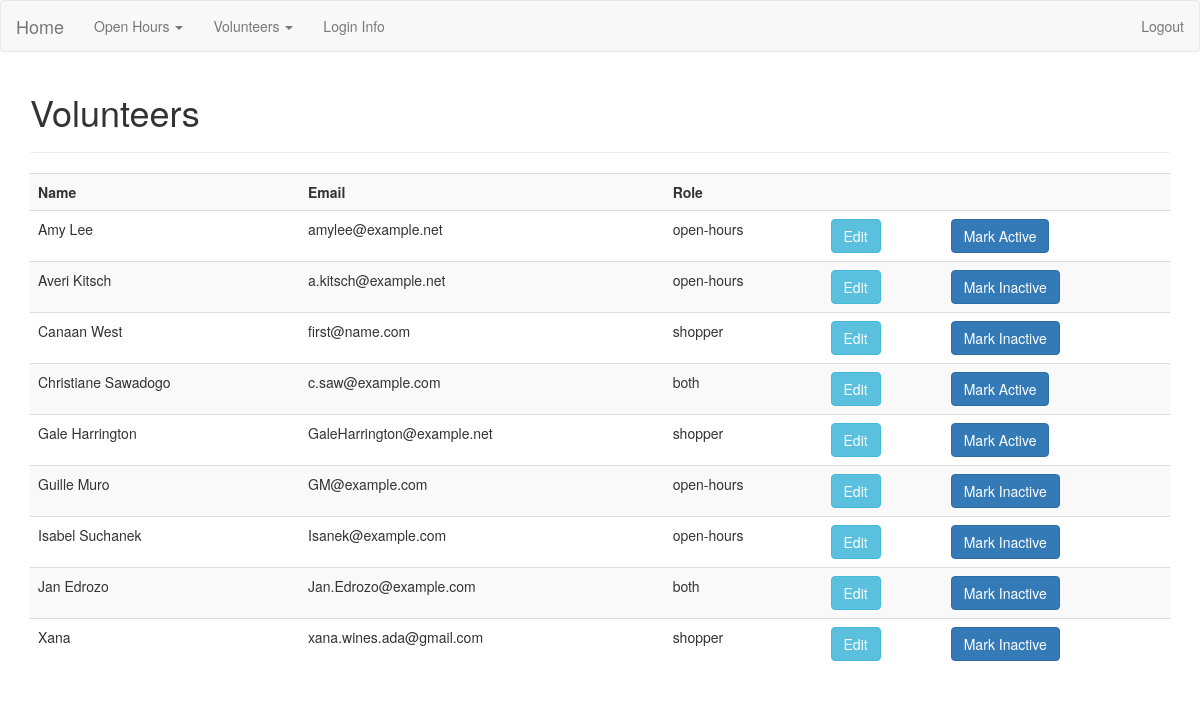
The app's page /volunteers/ (signed in), older data.
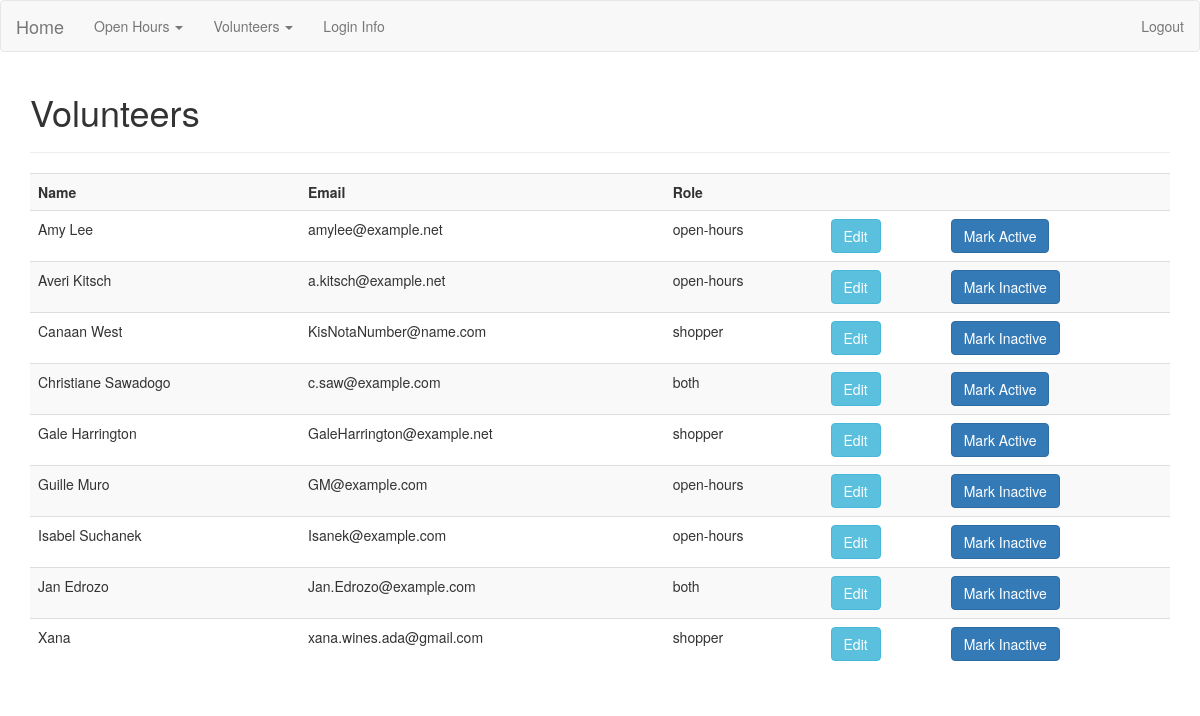
The same page, newer data.
### app/models.py (models this page shows, shortened)
class Volunteer(db.Model):
    id = db.Column(db.Integer(), primary_key=True)
    name = db.Column(db.String(100), unique=True)
    role = db.Column(db.String(50))
    email = db.Column(db.String(255), nullable=False)
    active = db.Column(db.Boolean)
    openhours = db.relationship('Openhour', secondary=openhour_volunteers, backref='ohvolunteers', lazy='subquery')
    openhour_shoppers = db.relationship('Openhour', secondary=openhour_shoppers, backref='ohshoppers', lazy='subquery')
    notes = db.relationship('Note', backref='openhour', lazy=True)

### app/volunteers/views.py (the view)
@volunteers_blueprint.route('/', methods=['GET', 'POST'])
@admin_logged_in
def index():
    if request.method == 'POST':
        volid = request.form['id']
        volunteer = Volunteer.query.get(volid)
        if request.form['submit'] == 'Mark Active':
            volunteer.active = True
            flash('Volunteer %s status changed to Active' % volunteer.name, 'success')
        elif request.form['submit'] == 'Mark Inactive':
            volunteer.active = False
            flash('Status of %s changed to Inactive' % volunteer.name, 'success')
        db.session.commit()
        return redirect(url_for('volunteers.index'))
    elif request.method == 'GET':
        volunteers = Volunteer.query.order_by(Volunteer.name.asc()).all()
        if volunteers:
            return render_template('volunteers.html', volunteers=volunteers)
        else:
            msg = 'No Volunteers Found'
            return render_template('volunteers.html', msg=msg)

### app/login_helpers.py (called while the page is built)
def admin_logged_in(f):
    @wraps(f)
    def wrap(*args, **kwargs):
        if 'user' in session and session['user']=='admin':
            return f(*args, **kwargs)
        else:
            flash('You must have admin privileges to complete this action', 'danger')
            return redirect(url_for('index'))
    return wrap

### app/volunteers/templates/volunteers.html (shortened to what this page needs)
{% extends 'layout.html' %}
{% block body %}
  <h1>Volunteers</h1>
  <hr>
  <table class="table table-striped">
    <tr>
      <th>Name</th>
      <th>Email</th>
      <th>Role</th>
      <th></th>
      <th></th>
    </tr>
    {% for volunteer in volunteers %}
      <tr>
        <td>{{ volunteer.name }}</td>
        <td>{{ volunteer.email }}</td>
        <td>{{ volunteer.role }}</td>
        <td><a class="btn btn-info" href="{{volunteer.id}}/edit">Edit</a></td>
        <td>
          <form action="" method="POST">
            {% if volunteer.active == True %}
              <input class="btn btn-primary" type="submit" name="submit" value="Mark Inactive" data={{volunteer.id}}/>
            {% else %}
              <input class="btn btn-primary" type="submit" name="submit" value="Mark Active" data={{volunteer.id}}/>
            {% endif %}
          </form>
        </td>
      </tr>
    {% endfor %}
  </table>
{% endblock %}

### app/templates/layout.html (shortened to what this page needs)
<!DOCTYPE html>
<html>
  <head>
    <link rel="stylesheet" href="https://maxcdn.bootstrapcdn.com/bootstrap/3.3.7/css/bootstrap.min.css"/>
    <link rel="stylesheet" href="{{ url_for('static', filename='css/style.css') }}">
  </head>
  <body>
    {% include 'includes/_navbar.html' %}
    <div class="container">
      {% block body %}{% endblock %}
    </div>
  </body>
</html>

### app/templates/includes/_navbar.html (shortened to what this page needs)
<nav class="navbar navbar-default">
  <div>
    <div class="navbar-header">
      {% if session.user %}
        <a class="navbar-brand" href="{{url_for('index')}}">Home</a>
      {% else %}
        <a class="navbar-brand" href="/">Home</a>
      {% endif %}
    </div>
    <div class="collapse navbar-collapse" id="myNavbar">
      <ul class="nav navbar-nav">
        {% if session.user %}
          {% if session.user == 'admin' %}
            <li class="dropdown">
              <a class="dropdown-toggle" data-toggle="dropdown" href="#">Open Hours <span class="caret"></span></a>
            </li>
            <li class="dropdown">
              <a class="dropdown-toggle" data-toggle="dropdown" href="#">Volunteers <span class="caret"></span></a>
            </li>
            <li><a href="{{url_for('users.edit_user')}}">Login Info</a></li>
          {% else %}
            <li><a href="https://docs.google.com/document/d/17S1J38XKbvkRQOvcZAKYqpKLYm06IPEtpzHZ89bEA9o/edit?ts=5a428d41">Shopping Instructions</a></li>
            <li><a class="nav navbar-nav" href="{{url_for('openhours.index')}}">Open Hour Records</a></li>
          {% endif %}
        {% endif %}
      </ul>
      <ul class="nav navbar-nav navbar-right">
        {% if session.user %}
          <li><a href="/logout">Logout</a></li>
        {% else %}
          <li><a href="/users/login">Login</a></li>
        {% endif %}
      </ul>
    </div>
  </div>
</nav>

Row changes from the older to the newer data that the page shows:
changed Volunteer "Canaan West": email "first@name.com" → "KisNotaNumber@name.com"
